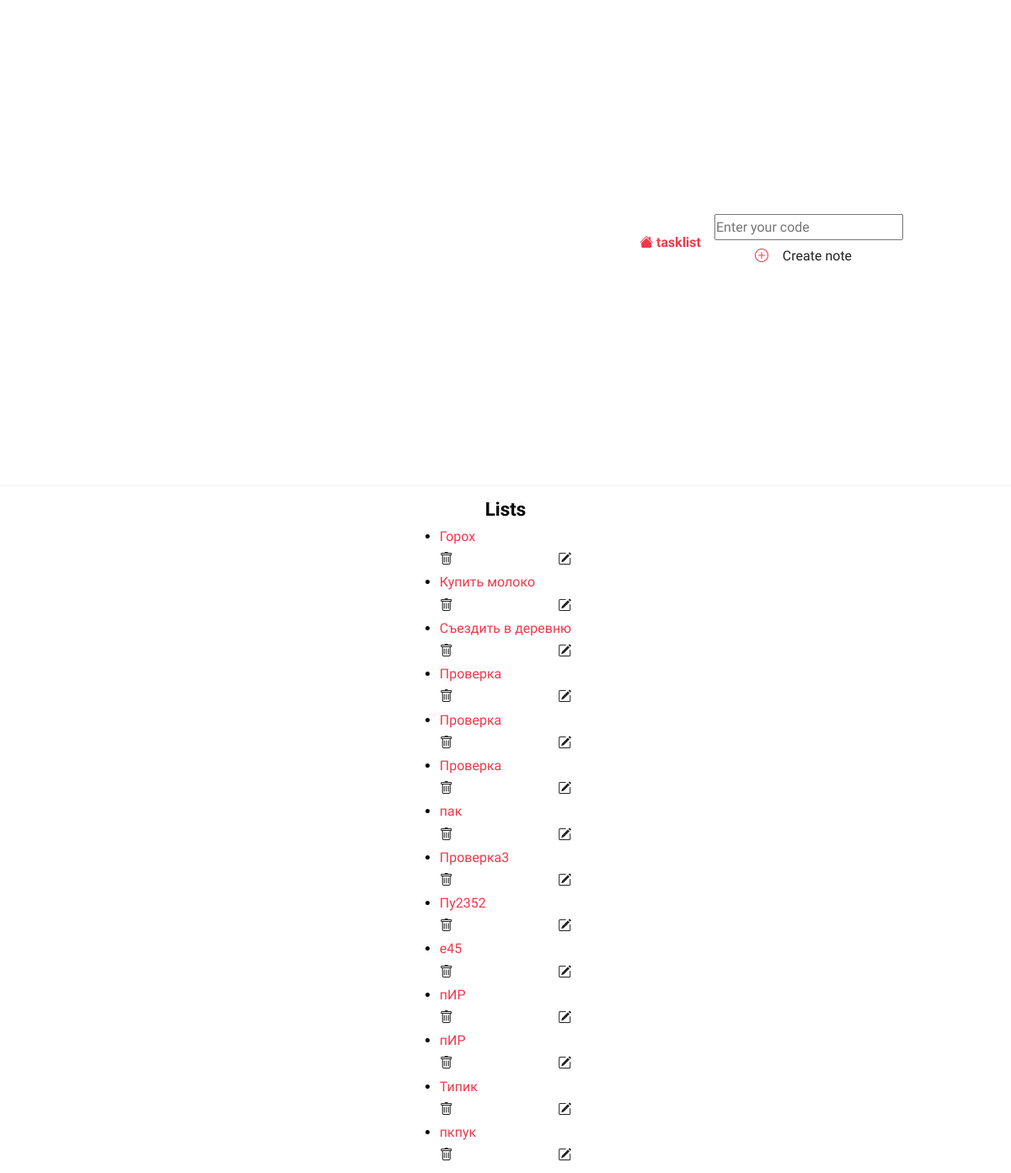
The app's page /, older data.
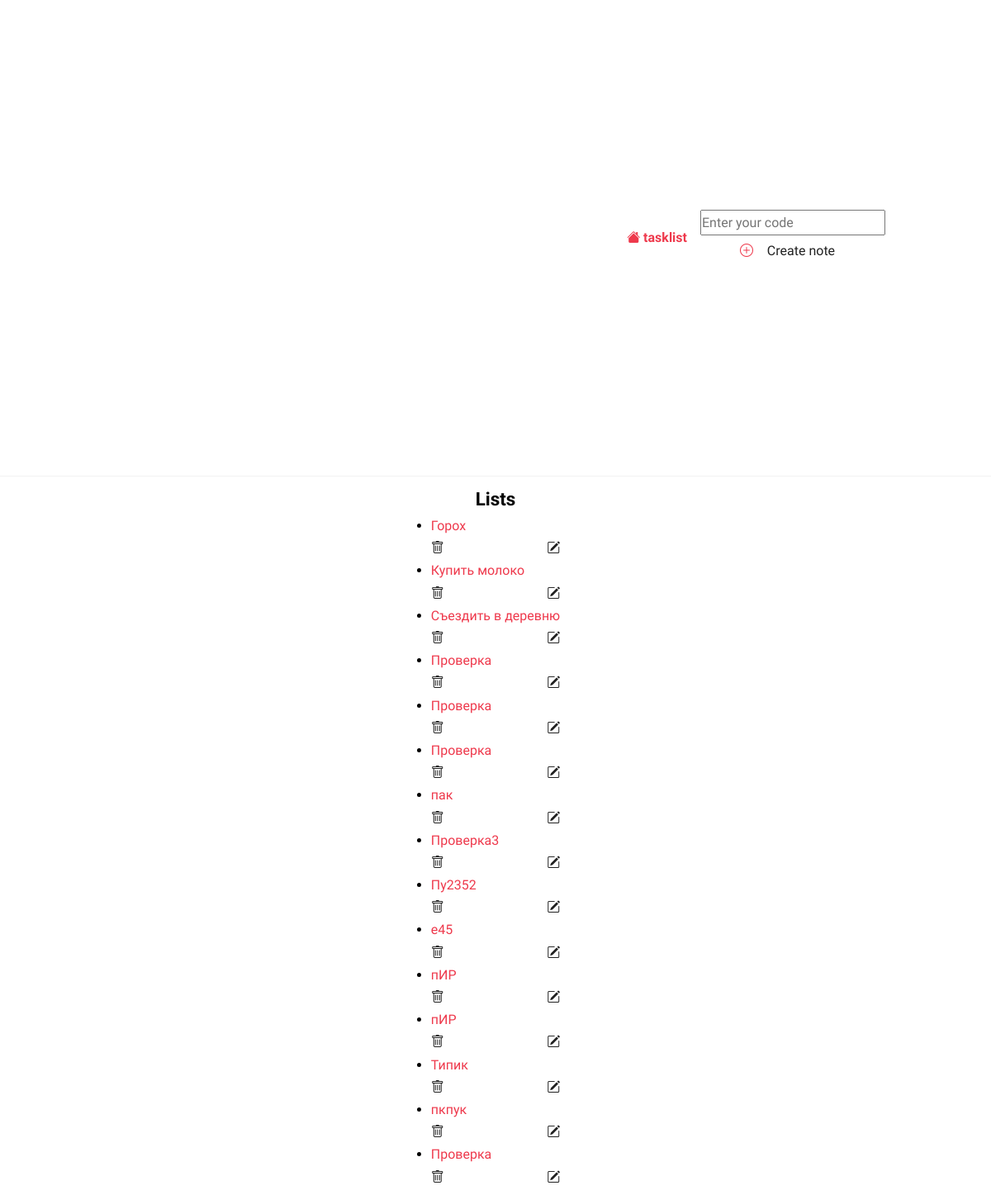
The same page, newer data.
### tasks/models.py (models this page shows)
class Tasks(models.Model):
    title = models.CharField(max_length=100, blank=False)
    description = models.TextField()
    date_created = models.DateTimeField(auto_now_add=True)

### tasks/views.py (the view)
# urls.py: path('', TasksListView.as_view(), name='tasks_list'),
class TasksListView(ListView):
    model = Tasks
    template_name = "tasks/tasks_list.html"
    context_object_name = "tasks_list"

### tasks/templates/tasks/tasks_list.html
{% extends "tasks/base.html" %}
{% block content %}
    <div class="center">
        <h2>Lists</h2>
        {% if tasks_list %}
            <ul class="task_list">
            {% for task in tasks_list %}
                <li><a href="{% url 'task' task.id %}"
                       class="{% if task.completed %}completed{% endif %}">{{ task.title }}</a>
                    <div class="task-controls">
                        <a href="{% url 'delete-tasks' task.id %}"><i class="bi bi-trash"></i> </a>
                        <a href="#"><i class="bi bi-pencil-square"></i></a>
                    </div>
                </li>
            {% endfor %}
        {% else %}
            <p>🤷‍♀️ 🎉Иди нахуй 🎉 🤷‍♀️ <a href="{% url 'create-tasks' %}" class="center">Create Task</a></p>
        {% endif %}
        </ul>
    </div>
{% endblock content %}

Row changes from the older to the newer data that the page shows:
added Tasks: title "Проверка"
